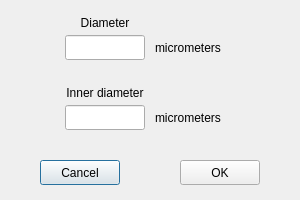
<?xml version="1.0" encoding="UTF-8"?>
<ui version="4.0">
 <class>ViaOptions</class>
 <widget class="QDialog" name="ViaOptions">
  <property name="geometry">
   <rect>
    <x>0</x>
    <y>0</y>
    <width>300</width>
    <height>200</height>
   </rect>
  </property>
  <property name="windowTitle">
   <string>Via Options</string>
  </property>
  <widget class="QPushButton" name="cancelButton">
   <property name="geometry">
    <rect>
     <x>40</x>
     <y>160</y>
     <width>80</width>
     <height>25</height>
    </rect>
   </property>
   <property name="text">
    <string>Cancel</string>
   </property>
  </widget>
  <widget class="QPushButton" name="okButton">
   <property name="geometry">
    <rect>
     <x>180</x>
     <y>160</y>
     <width>80</width>
     <height>25</height>
    </rect>
   </property>
   <property name="text">
    <string>OK</string>
   </property>
  </widget>
  <widget class="QLineEdit" name="diameterLineEdit">
   <property name="geometry">
    <rect>
     <x>65</x>
     <y>35</y>
     <width>80</width>
     <height>25</height>
    </rect>
   </property>
   <property name="alignment">
    <set>Qt::AlignCenter</set>
   </property>
  </widget>
  <widget class="QLineEdit" name="innerDiameterLineEdit">
   <property name="geometry">
    <rect>
     <x>65</x>
     <y>105</y>
     <width>80</width>
     <height>25</height>
    </rect>
   </property>
   <property name="alignment">
    <set>Qt::AlignCenter</set>
   </property>
  </widget>
  <widget class="QLabel" name="diameterLabel">
   <property name="geometry">
    <rect>
     <x>45</x>
     <y>10</y>
     <width>120</width>
     <height>25</height>
    </rect>
   </property>
   <property name="text">
    <string>Diameter</string>
   </property>
   <property name="alignment">
    <set>Qt::AlignCenter</set>
   </property>
  </widget>
  <widget class="QLabel" name="diameterLabel2">
   <property name="geometry">
    <rect>
     <x>155</x>
     <y>35</y>
     <width>100</width>
     <height>25</height>
    </rect>
   </property>
   <property name="text">
    <string>micrometers</string>
   </property>
  </widget>
  <widget class="QLabel" name="innerDiameterLabel">
   <property name="geometry">
    <rect>
     <x>155</x>
     <y>105</y>
     <width>100</width>
     <height>25</height>
    </rect>
   </property>
   <property name="text">
    <string>micrometers</string>
   </property>
  </widget>
  <widget class="QLabel" name="innerDiameterLabel2">
   <property name="geometry">
    <rect>
     <x>45</x>
     <y>80</y>
     <width>120</width>
     <height>25</height>
    </rect>
   </property>
   <property name="text">
    <string>Inner diameter</string>
   </property>
   <property name="alignment">
    <set>Qt::AlignCenter</set>
   </property>
  </widget>
 </widget>
 <resources/>
 <connections/>
</ui>
